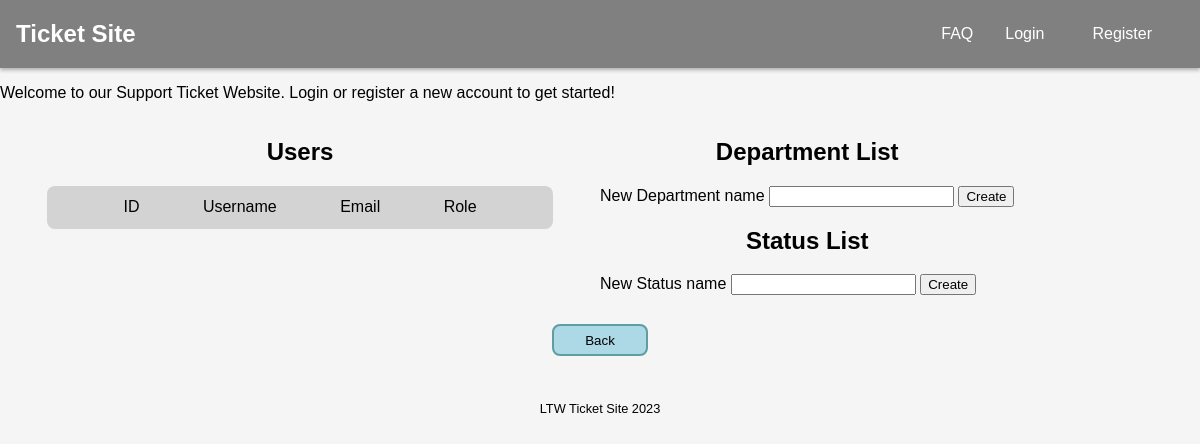
The app's page /pages/admindashboard.php, older data.
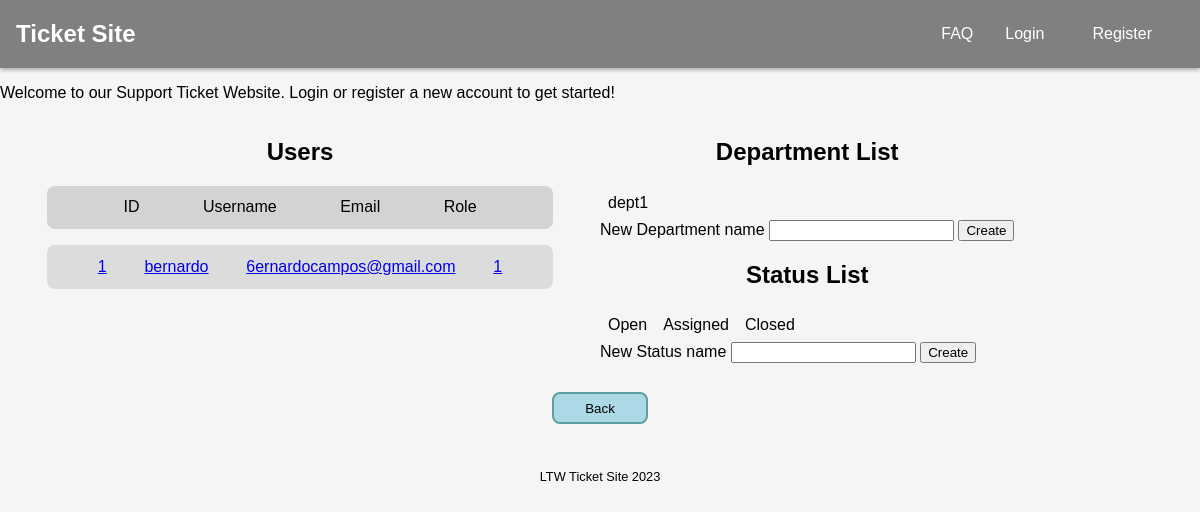
The same page, newer data.
### tables this page shows
CREATE TABLE users (
    id INTEGER PRIMARY KEY AUTOINCREMENT,
    username TEXT NOT NULL,
    email TEXT NOT NULL,
    password TEXT NOT NULL,
    role_id INTEGER,
    FOREIGN KEY (role_id) REFERENCES roles(id)
);

CREATE TABLE departments (
    id INTEGER PRIMARY KEY AUTOINCREMENT,
    name TEXT NOT NULL
);

CREATE TABLE status (
    id INTEGER PRIMARY KEY AUTOINCREMENT,
    name TEXT NOT NULL
);

### utils/session.php (called while the page is built, shortened)
<?php
    class Session {
        public function isLoggedIn() : bool {
            return isset($_SESSION['id']);
        }
    }

### database/classes/user.class.php (called while the page is built, shortened)
<?php
    class User {
        public function __construct(int $id, string $username, string $email, int $role){
            $this->id = $id;
            $this->username = $username;
            $this->email = $email;
            $this->role = $role;
        }
        static function getAllUsers(PDO $db) : array {
            $stmt = $db->prepare('SELECT * FROM users');
            $stmt->execute();
            $users = array();
            while($user = $stmt->fetch()){
                $users[] = new User($user['id'], $user['username'], $user['email'], $user['role_id']);
            }
            return $users;
        }
    }
?>

### database/classes/department.class.php (called while the page is built, shortened)
<?php
    class Department {
        public function __construct(int $id, string $name) {
            $this->name = $name;
        }
        static function getDepartments(PDO $db) : array {
            $stmt = $db->prepare('SELECT * FROM departments');
            $stmt->execute();
            $departments = array();
            while ($department = $stmt->fetch()){
                $departments[] = new Department($department['id'], $department['name']);
            }
            return $departments;
        }
    }
?>

### database/classes/status.class.php (called while the page is built, shortened)
<?php
    class Status {
        public function __construct(int $id, string $name){
            $this->name = $name;
        }
        static function getAllStatus(PDO $db) : array {
            $stmt = $db->prepare('SELECT * FROM status');
            $stmt->execute();
            $statuses = array();
            while($status = $stmt->fetch()){
                $statuses[] = new Status($status['id'], $status['name']);
            }
            return $statuses;
        }
    }
?>

### templates/admin.tpl.php (the view, shortened to what this page needs)
<?php function drawUsers(array $users) { ?>
<div class="users_section">
    <div class="users_table">
        <h2>Users</h2>
        <ul>
            <li>ID</li>
            <li>Username</li>
            <li>Email</li>
            <li>Role</li>
        </ul>
    </div>
    <div class="user_instance">
        <?php foreach($users as $user) { ?>
            <a href="../pages/usermanagement.php?id=<?=$user->id?>"><ul>
                <li><?=$user->id?></li>
                <li><?=$user->username?></li>
                <li><?=$user->email?></li>
                <li><?=$user->role?></li>
            </ul></a>
        <?php } ?>
    </div>
</div>
<?php } ?>
<?php function drawElementSection(array $elements, string $element_designation) { ?>
<div class="element_section">
    <h2><?=$element_designation?> List</h2>
    <div class="element_lists">
    <?php foreach($elements as $elem) { ?>
        <p><?=$elem->name?></p>
    <?php } ?>
    </div>
    <form action="../actions/action_create_<?=$element_designation?>.php" method="POST">
        <label>
            New <?=$element_designation?> name
            <input type="text" name="<?=$element_designation?>_name" required>
            <button type="submit" name="submit_new_<?=$element_designation?>">Create</button>
        </label>
    </form>
</div>
<?php } ?>

### templates/common.tpl.php (shortened to what this page needs)
<?php function drawHeader(Session $session) { ?>
<!DOCTYPE html>
<html lang="en-US">
    <head>
        <link rel="stylesheet" href="../css/style.css">
        <link rel="stylesheet" href="../css/ticket.css">
    </head>
    <body>
        <header>
            <nav>
                <h1><a href="../pages/">Ticket Site</a></h1>
                <div id="nav_buttons">
                    <p><a href="../pages/faq.php">FAQ</a></p>
                    <?php
                        if($session->isLoggedIn()) drawLoggedIn();
                        else drawLoggedOff();
                    ?>
<?php } ?>
<?php function drawLoggedOff() { ?>
            <p><a href="../pages/login.php">Login</a><p>
            <p><a href="../pages/register.php">Register</a><p>
        </div>
    </nav>
</header>
<main>
    <p>Welcome to our Support Ticket Website. Login or register a new account to get started!</p>
<?php } ?>
<?php function drawFooter() { ?>
        </main>
        <footer>
            LTW Ticket Site 2023
        </footer>
    </body>
</html>
<?php } ?>
<?php function drawButton(string $text, string $path) { ?>
<button class="special"><a href="<?=$path?>"><?=$text?></a></button>
<?php } ?>

### pages/admindashboard.php (shortened to what this page needs)
<?php
require_once('../utils/session.php');
$session = new Session();
$db = getDataBaseConnection();
require_once('../templates/common.tpl.php');
require_once('../templates/admin.tpl.php');
require_once('../database/classes/user.class.php');
require_once('../database/classes/department.class.php');
require_once('../database/classes/status.class.php');
drawHeader($session);
echo '<div class="admin_dash">';
drawUsers(User::getAllUsers($db));
echo '<div class="right_section">';
drawElementSection(Department::getDepartments($db), 'Department');
drawElementSection(Status::getAllStatus($db), 'Status');
echo '</div></div>';
drawButton('Back', '../pages');
drawFooter();
?>

### css/style.css (style rules this page uses)
body { font-family: Arial, Helvetica, sans-serif; background-color: whitesmoke; margin: 0; padding: 0; }
header { background-color: grey; display: grid; box-shadow: 0 2px 4px rgba(0, 0, 0, 0.3); }
nav { display: flex; justify-content: space-between; align-items: center; }
nav h1 a { text-decoration: none; color: white; margin-left: 1rem; }
#nav_buttons { display: flex; align-items: center; }
#nav_buttons * { text-decoration: none; color: white; margin-right: 1em; }
footer { position: relative; top: 1em; font-size: 0.8rem; width: 100%; text-align: center; margin-bottom: 1rem; }
button.special { width: 8%; height: 2rem; margin: auto; margin-top: 1.8rem; margin-bottom: 2rem; background-color: lightblue; border-radius: 0.6em; border: 2px solid cadetblue; display: flex; justify-content: center; }
button.special a { display: flex; justify-content: center; align-items: center; text-decoration: none; color: black; width: 100%; height: 100%; }
.admin_dash { display: flex; }
.users_section { width: 50%; }
.users_table h2 { text-align: center; }
.users_table ul { display: flex; list-style: none; justify-content: space-evenly; background-color: lightgrey; padding: 0.8rem; width: 80%; margin: 0 auto; border-radius: 0.5rem; }
.user_instance ul { background-color: gainsboro; width: 80%; margin: 0 auto; padding: 0.8rem; border-radius: 0.5rem; margin-top: 1rem; }
.user_instance a ul { display: flex; list-style: none; justify-content: space-evenly; }
.element_section h2 { text-align: center; }
.element_lists { display: flex; flex-wrap: wrap; justify-content: flex-start; }
.element_lists P { margin: 0.5rem; }

Row changes from the older to the newer data that the page shows:
added users: id "1", username "bernardo", email "6ernardocampos@gmail.com", role "1"
added departments: name "dept1"
added status: name "Open"
added status: name "Assigned"
added status: name "Closed"
